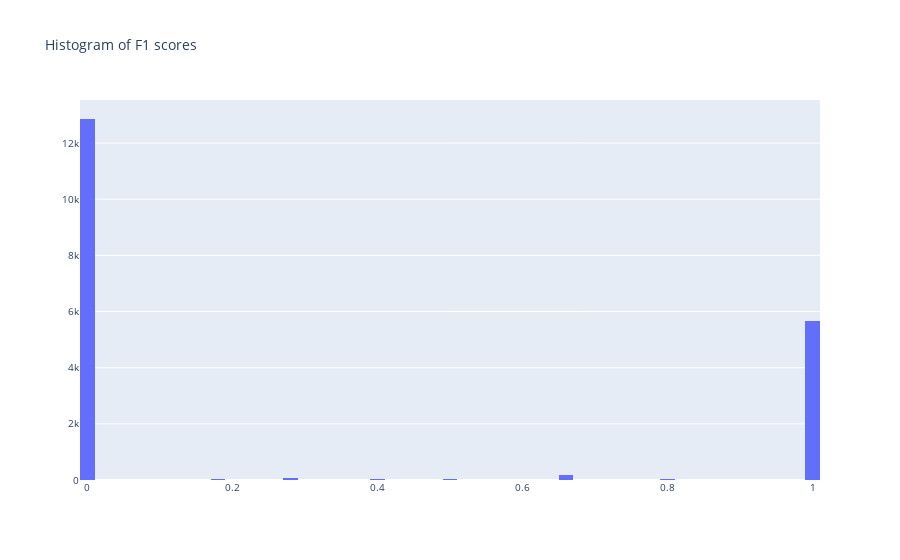

Here is the notebook cell this chart was saved with:
### Markdown cell above
## Scores distribution

### Code cell
# join list of lists inline (macroF1) across the df_list
values = []
for df in df_list:
    values += df.macroF1.tolist()
# create histogram fro macroF1
fig = go.Figure()
fig.add_trace(go.Histogram(x=values, name="F1"))

fig.update_layout(title_text="Histogram of F1 scores", font_size=10)
fig.show()

### Figure 1 — Plotly figure (JSON) as saved in the notebook; plotly's stock layout.template omitted (floating-point values rounded to 4 significant figures; data arrays with more than 128 entries replaced by an {"elided": "..."} marker saying what was removed)
{"data": [{"name": "F1", "type": "histogram", "x": {"elided": "18950 float values"}}], "layout": {"font": {"size": 10}, "title": {"text": "Histogram of F1 scores"}}}
